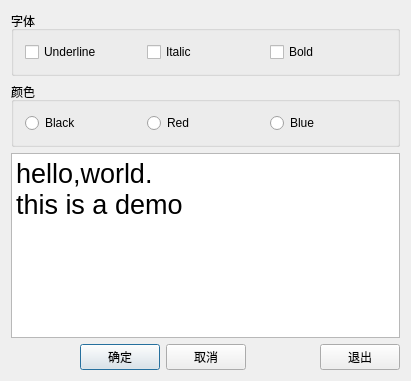
<?xml version="1.0" encoding="UTF-8"?>
<ui version="4.0">
 <class>Dialog</class>
 <widget class="QDialog" name="Dialog">
  <property name="geometry">
   <rect>
    <x>0</x>
    <y>0</y>
    <width>411</width>
    <height>381</height>
   </rect>
  </property>
  <property name="windowTitle">
   <string>DialogByDesigner</string>
  </property>
  <layout class="QVBoxLayout" name="verticalLayout">
   <item>
    <widget class="QGroupBox" name="groupBox">
     <property name="title">
      <string>字体</string>
     </property>
     <layout class="QHBoxLayout" name="horizontalLayout">
      <item>
       <widget class="QCheckBox" name="chkBoxUnder">
        <property name="text">
         <string>Underline</string>
        </property>
       </widget>
      </item>
      <item>
       <widget class="QCheckBox" name="chkBoxItalic">
        <property name="text">
         <string>Italic</string>
        </property>
       </widget>
      </item>
      <item>
       <widget class="QCheckBox" name="chkBoxBold">
        <property name="text">
         <string>Bold</string>
        </property>
       </widget>
      </item>
     </layout>
    </widget>
   </item>
   <item>
    <widget class="QGroupBox" name="groupBox_2">
     <property name="title">
      <string>颜色</string>
     </property>
     <layout class="QHBoxLayout" name="horizontalLayout_2">
      <item>
       <widget class="QRadioButton" name="rBtnBlack">
        <property name="text">
         <string>Black</string>
        </property>
       </widget>
      </item>
      <item>
       <widget class="QRadioButton" name="rBtnRed">
        <property name="text">
         <string>Red</string>
        </property>
       </widget>
      </item>
      <item>
       <widget class="QRadioButton" name="rBtnBlue">
        <property name="text">
         <string>Blue</string>
        </property>
       </widget>
      </item>
     </layout>
    </widget>
   </item>
   <item>
    <widget class="QPlainTextEdit" name="txtEdit">
     <property name="font">
      <font>
       <pointsize>20</pointsize>
      </font>
     </property>
     <property name="plainText">
      <string>hello,world.
this is a demo</string>
     </property>
    </widget>
   </item>
   <item>
    <layout class="QHBoxLayout" name="horizontalLayout_3">
     <item>
      <spacer name="horizontalSpacer_2">
       <property name="orientation">
        <enum>Qt::Horizontal</enum>
       </property>
       <property name="sizeHint" stdset="0">
        <size>
         <width>40</width>
         <height>20</height>
        </size>
       </property>
      </spacer>
     </item>
     <item>
      <widget class="QPushButton" name="btnOK">
       <property name="text">
        <string>确定</string>
       </property>
      </widget>
     </item>
     <item>
      <widget class="QPushButton" name="btnCancel">
       <property name="text">
        <string>取消</string>
       </property>
      </widget>
     </item>
     <item>
      <spacer name="horizontalSpacer">
       <property name="orientation">
        <enum>Qt::Horizontal</enum>
       </property>
       <property name="sizeHint" stdset="0">
        <size>
         <width>40</width>
         <height>20</height>
        </size>
       </property>
      </spacer>
     </item>
     <item>
      <widget class="QPushButton" name="btnClose">
       <property name="text">
        <string>退出</string>
       </property>
      </widget>
     </item>
    </layout>
   </item>
  </layout>
 </widget>
 <layoutdefault spacing="6" margin="11"/>
 <resources/>
 <connections>
  <connection>
   <sender>btnOK</sender>
   <signal>clicked()</signal>
   <receiver>Dialog</receiver>
   <slot>accept()</slot>
   <hints>
    <hint type="sourcelabel">
     <x>98</x>
     <y>356</y>
    </hint>
    <hint type="destinationlabel">
     <x>46</x>
     <y>364</y>
    </hint>
   </hints>
  </connection>
  <connection>
   <sender>btnCancel</sender>
   <signal>clicked()</signal>
   <receiver>Dialog</receiver>
   <slot>reject()</slot>
   <hints>
    <hint type="sourcelabel">
     <x>219</x>
     <y>357</y>
    </hint>
    <hint type="destinationlabel">
     <x>197</x>
     <y>374</y>
    </hint>
   </hints>
  </connection>
  <connection>
   <sender>btnClose</sender>
   <signal>clicked()</signal>
   <receiver>Dialog</receiver>
   <slot>close()</slot>
   <hints>
    <hint type="sourcelabel">
     <x>336</x>
     <y>353</y>
    </hint>
    <hint type="destinationlabel">
     <x>291</x>
     <y>365</y>
    </hint>
   </hints>
  </connection>
 </connections>
</ui>
